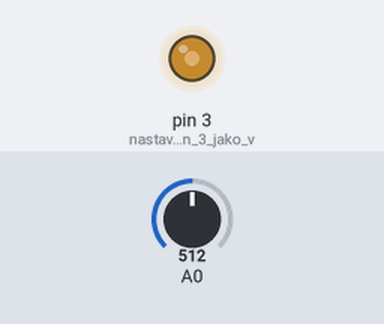
Simulated run of this sketch. Board: Arduino Uno, built with avr-gcc and run on an emulated ATmega328P. On the bench: output pins drawn as LEDs (lit = HIGH). The inputs (shaded band) are chosen by the test bench; at power-on: A0 = 512.

Above: at 1.2 s.
1.3 s: A0 set to 716
At 1.6 s:
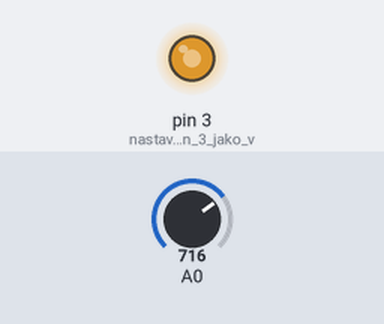
2.8 s: A0 set to 900
At 3.9 s:
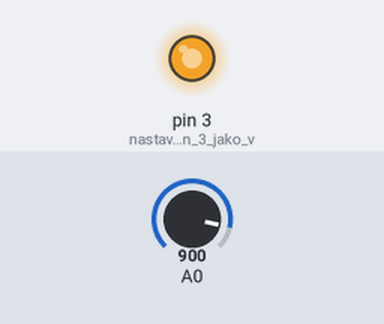
4.3 s: A0 set to 122
At 5.1 s:
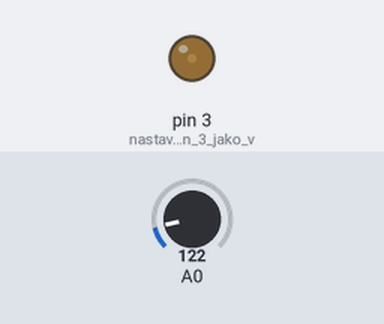
5.8 s: A0 set to 0
At 6.2 s:
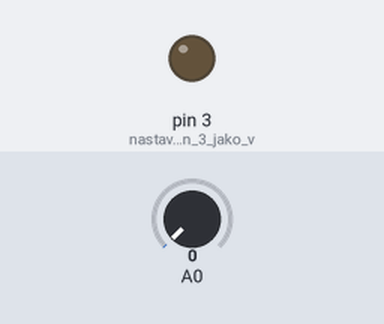
Timing chart, 0 to 8.3 s (numbered marks = the images above; inputs shaded):
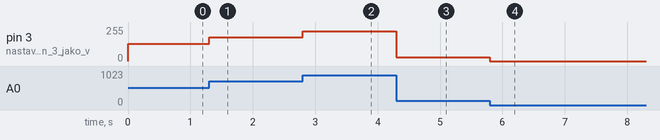

The sketch:

nastaveni_intenzity_led.ino
```cpp
/*
 * Zapojeni:
 * potenciometr ~ 5V, A0, GND
 * LED + 220R ~ pin 3, GND
 */

void setup() {
  pinMode(3, OUTPUT); // nastavi GPIO pin 3 jako vystup
}

void loop() {
  int x = analogRead(A0); // zmeri napeti na analogovem vstupu A0 a ulozi ciselnou reprezentaci 0 az 1023
  analogWrite(3, x/4);    // nastavi PWM na pinu 3 (predtim prevede cislo 0 az 1023 na 0 az 255)
}
```

Measured:
- after the input at 1.3 s, pin 3 (nastavi_GPIO_pin_3_jako_v): 128/255 → 179/255 at once
- after the input at 2.8 s, pin 3 (nastavi_GPIO_pin_3_jako_v): 179/255 → 225/255 at once
- after the input at 4.3 s, pin 3 (nastavi_GPIO_pin_3_jako_v): 225/255 → 30/255 at once
- after the input at 5.8 s, pin 3 (nastavi_GPIO_pin_3_jako_v): 30/255 → 0/255 at once
